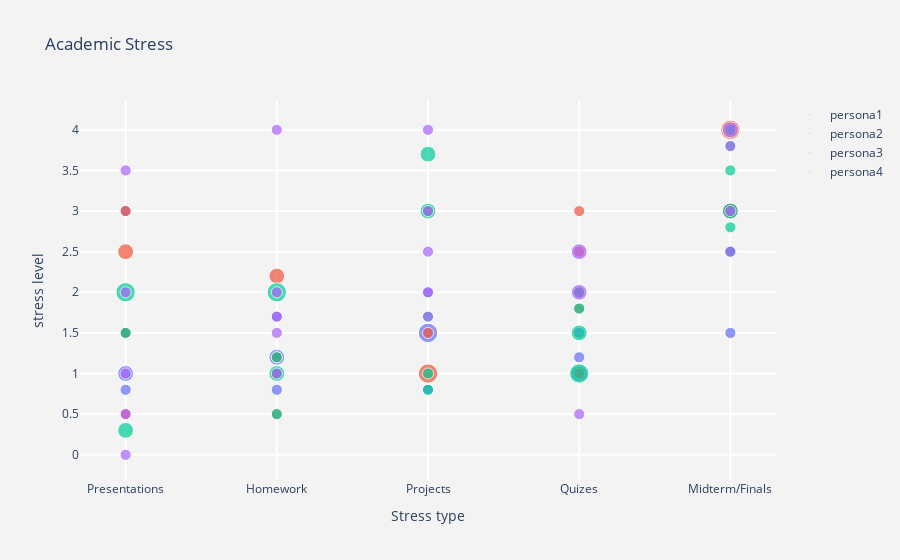

Source (notebook cell):
### Code cell
fig = go.Figure()
for persona, data in persona_data.items():

    fig.add_trace(go.Scatter(x=data['x'],
        y=data['Level'],name = persona,
        marker_size=data['weight'], text=data['hover'],hoverinfo='text'))



sizeref =  2.*80/(100**2)


fig.update_traces(mode='markers', marker=dict(sizemode='area',
                                              sizeref=sizeref, line_width=1))

fig.update_layout(
    title='Academic Stress',
    xaxis=dict(
        title='Stress type',
        gridcolor='white',
        gridwidth=2,
    ),
    yaxis=dict(
        title='stress level',
        gridcolor='white',
        gridwidth=2,
    ),
    paper_bgcolor='rgb(243, 243, 243)',
    plot_bgcolor='rgb(243, 243, 243)',
)

# fig = px.scatter(df, x='Presentations', size="weight_1",
#             log_x=True, size_max=60)
fig.show()

### Figure 1 — Plotly figure (JSON) as saved in the notebook; plotly's stock layout.template omitted (floating-point values rounded to 4 significant figures)
{"data": [{"hoverinfo": "text", "marker": {"line": {"width": 1}, "size": [1, 2, 1, 1, 1, 1, 2, 1, 1, 3, 1, 0, 2, 1, 1, 1, 1, 1, 2, 1], "sizemode": "area", "sizeref": 0.016}, "mode": "markers", "name": "persona1", "text": ["Stress:Presentations<br>Stress level:0.8<br>Weight:1", "Stress:Presentations<br>Stress level:1.0<br>Weight:2", "Stress:Presentations<br>Stress level:1.5<br>Weight:1", "Stress:Presentations<br>Stress level:3.0<br>Weight:1", "Stress:Homework<br>Stress level:0.8<br>Weight:1", "Stress:Homework<br>Stress level:1.0<br>Weight:1", "Stress:Homework<br>Stress level:1.2<br>Weight:2", "Stress:Homework<br>Stress level:1.7<br>Weight:1", "Stress:Projects<br>Stress level:0.8<br>Weight:1", "Stress:Projects<br>Stress level:1.5<br>Weight:3", "Stress:Projects<br>Stress level:2.0<br>Weight:1", "Stress:Projects<br>Stress level:0.0<br>Weight:0", "Stress:Quizes<br>Stress level:1.0<br>Weight:2", "Stress:Quizes<br>Stress level:1.2<br>Weight:1", "Stress:Quizes<br>Stress level:1.5<br>Weight:1", "Stress:Quizes<br>Stress level:2.0<br>Weight:1", "Stress:Midterm/Finals<br>Stress level:1.5<br>Weight:1", "Stress:Midterm/Finals<br>Stress level:2.5<br>Weight:1", "Stress:Midterm/Finals<br>Stress level:3.0<br>Weight:2", "Stress:Midterm/Finals<br>Stress level:4.0<br>Weight:1"], "type": "scatter", "x": ["Presentations", "Presentations", "Presentations", "Presentations", "Homework", "Homework", "Homework", "Homework", "Projects", "Projects", "Projects", "Projects", "Quizes", "Quizes", "Quizes", "Quizes", "Midterm/Finals", "Midterm/Finals", "Midterm/Finals", "Midterm/Finals"], "y": [0.8, 1, 1.5, 3, 0.8, 1, 1.2, 1.7, 0.8, 1.5, 2, 0, 1, 1.2, 1.5, 2, 1.5, 2.5, 3, 4]}, {"hoverinfo": "text", "marker": {"line": {"width": 1}, "size": [1, 1, 2, 1, 1, 1, 1, 2, 3, 1, 1, 1, 1, 1, 1, 1, 2, 3], "sizemode": "area", "sizeref": 0.016}, "mode": "markers", "name": "persona2", "text": ["Stress:Presentations<br>Stress level:0.5<br>Weight:1", "Stress:Presentations<br>Stress level:1.5<br>Weight:1", "Stress:Presentations<br>Stress level:2.5<br>Weight:2", "Stress:Presentations<br>Stress level:3.0<br>Weight:1", "Stress:Homework<br>Stress level:0.5<br>Weight:1", "Stress:Homework<br>Stress level:1.0<br>Weight:1", "Stress:Homework<br>Stress level:1.2<br>Weight:1", "Stress:Homework<br>Stress level:2.2<br>Weight:2", "Stress:Projects<br>Stress level:1.0<br>Weight:3", "Stress:Projects<br>Stress level:1.5<br>Weight:1", "Stress:Projects<br>Stress level:3.0<br>Weight:1", "Stress:Quizes<br>Stress level:1.0<br>Weight:1", "Stress:Quizes<br>Stress level:1.8<br>Weight:1", "Stress:Quizes<br>Stress level:2.0<br>Weight:1", "Stress:Quizes<br>Stress level:2.5<br>Weight:1", "Stress:Quizes<br>Stress level:3.0<br>Weight:1", "Stress:Midterm/Finals<br>Stress level:3.0<br>Weight:2", "Stress:Midterm/Finals<br>Stress level:4.0<br>Weight:3"], "type": "scatter", "x": ["Presentations", "Presentations", "Presentations", "Presentations", "Homework", "Homework", "Homework", "Homework", "Projects", "Projects", "Projects", "Quizes", "Quizes", "Quizes", "Quizes", "Quizes", "Midterm/Finals", "Midterm/Finals"], "y": [0.5, 1.5, 2.5, 3, 0.5, 1, 1.2, 2.2, 1, 1.5, 3, 1, 1.8, 2, 2.5, 3, 3, 4]}, {"hoverinfo": "text", "marker": {"line": {"width": 1}, "size": [2, 1, 3, 1, 2, 1, 3, 1, 1, 1, 2, 2, 3, 2, 1, 1, 1, 1, 2, 1, 1, 1], "sizemode": "area", "sizeref": 0.016}, "mode": "markers", "name": "persona3", "text": ["Stress:Presentations<br>Stress level:0.3<br>Weight:2", "Stress:Presentations<br>Stress level:1.5<br>Weight:1", "Stress:Presentations<br>Stress level:2.0<br>Weight:3", "Stress:Homework<br>Stress level:0.5<br>Weight:1", "Stress:Homework<br>Stress level:1.0<br>Weight:2", "Stress:Homework<br>Stress level:1.2<br>Weight:1", "Stress:Homework<br>Stress level:2.0<br>Weight:3", "Stress:Projects<br>Stress level:0.8<br>Weight:1", "Stress:Projects<br>Stress level:1.0<br>Weight:1", "Stress:Projects<br>Stress level:1.7<br>Weight:1", "Stress:Projects<br>Stress level:3.0<br>Weight:2", "Stress:Projects<br>Stress level:3.7<br>Weight:2", "Stress:Quizes<br>Stress level:1.0<br>Weight:3", "Stress:Quizes<br>Stress level:1.5<br>Weight:2", "Stress:Quizes<br>Stress level:1.8<br>Weight:1", "Stress:Quizes<br>Stress level:2.0<br>Weight:1", "Stress:Midterm/Finals<br>Stress level:2.5<br>Weight:1", "Stress:Midterm/Finals<br>Stress level:2.8<br>Weight:1", "Stress:Midterm/Finals<br>Stress level:3.0<br>Weight:2", "Stress:Midterm/Finals<br>Stress level:3.5<br>Weight:1", "Stress:Midterm/Finals<br>Stress level:3.8<br>Weight:1", "Stress:Midterm/Finals<br>Stress level:4.0<br>Weight:1"], "type": "scatter", "x": ["Presentations", "Presentations", "Presentations", "Homework", "Homework", "Homework", "Homework", "Projects", "Projects", "Projects", "Projects", "Projects", "Quizes", "Quizes", "Quizes", "Quizes", "Midterm/Finals", "Midterm/Finals", "Midterm/Finals", "Midterm/Finals", "Midterm/Finals", "Midterm/Finals"], "y": [0.3, 1.5, 2, 0.5, 1, 1.2, 2, 0.8, 1, 1.7, 3, 3.7, 1, 1.5, 1.8, 2, 2.5, 2.8, 3, 3.5, 3.8, 4]}, {"hoverinfo": "text", "marker": {"line": {"width": 1}, "size": [1, 1, 1, 1, 1, 1, 1, 1, 1, 1, 1, 1, 1, 1, 1, 1, 2, 2, 1, 1, 1, 2], "sizemode": "area", "sizeref": 0.016}, "mode": "markers", "name": "persona4", "text": ["Stress:Presentations<br>Stress level:0.0<br>Weight:1", "Stress:Presentations<br>Stress level:0.5<br>Weight:1", "Stress:Presentations<br>Stress level:1.0<br>Weight:1", "Stress:Presentations<br>Stress level:2.0<br>Weight:1", "Stress:Presentations<br>Stress level:3.5<br>Weight:1", "Stress:Homework<br>Stress level:1.0<br>Weight:1", "Stress:Homework<br>Stress level:1.5<br>Weight:1", "Stress:Homework<br>Stress level:1.7<br>Weight:1", "Stress:Homework<br>Stress level:2.0<br>Weight:1", "Stress:Homework<br>Stress level:4.0<br>Weight:1", "Stress:Projects<br>Stress level:1.7<br>Weight:1", "Stress:Projects<br>Stress level:2.0<br>Weight:1", "Stress:Projects<br>Stress level:2.5<br>Weight:1", "Stress:Projects<br>Stress level:3.0<br>Weight:1", "Stress:Projects<br>Stress level:4.0<br>Weight:1", "Stress:Quizes<br>Stress level:0.5<br>Weight:1", "Stress:Quizes<br>Stress level:2.0<br>Weight:2", "Stress:Quizes<br>Stress level:2.5<br>Weight:2", "Stress:Midterm/Finals<br>Stress level:2.5<br>Weight:1", "Stress:Midterm/Finals<br>Stress level:3.0<br>Weight:1", "Stress:Midterm/Finals<br>Stress level:3.8<br>Weight:1", "Stress:Midterm/Finals<br>Stress level:4.0<br>Weight:2"], "type": "scatter", "x": ["Presentations", "Presentations", "Presentations", "Presentations", "Presentations", "Homework", "Homework", "Homework", "Homework", "Homework", "Projects", "Projects", "Projects", "Projects", "Projects", "Quizes", "Quizes", "Quizes", "Midterm/Finals", "Midterm/Finals", "Midterm/Finals", "Midterm/Finals"], "y": [0, 0.5, 1, 2, 3.5, 1, 1.5, 1.7, 2, 4, 1.7, 2, 2.5, 3, 4, 0.5, 2, 2.5, 2.5, 3, 3.8, 4]}], "layout": {"paper_bgcolor": "rgb(243, 243, 243)", "plot_bgcolor": "rgb(243, 243, 243)", "title": {"text": "Academic Stress"}, "xaxis": {"gridcolor": "white", "gridwidth": 2, "title": {"text": "Stress type"}}, "yaxis": {"gridcolor": "white", "gridwidth": 2, "title": {"text": "stress level"}}}}
